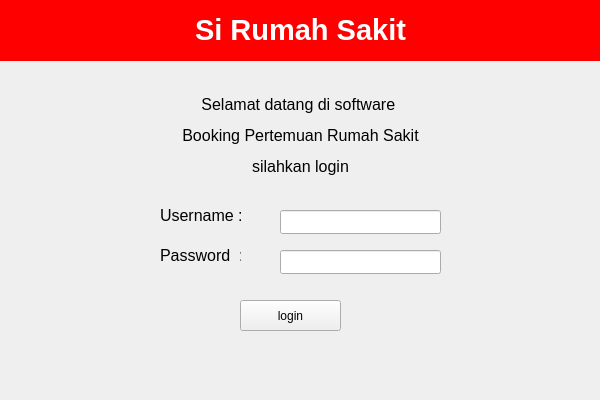
<?xml version="1.0" encoding="UTF-8"?>
<ui version="4.0">
 <class>MainLogin</class>
 <widget class="QMainWindow" name="MainLogin">
  <property name="geometry">
   <rect>
    <x>0</x>
    <y>0</y>
    <width>600</width>
    <height>400</height>
   </rect>
  </property>
  <property name="windowTitle">
   <string>MainLogin</string>
  </property>
  <property name="styleSheet">
   <string notr="true"/>
  </property>
  <widget class="QWidget" name="centralwidget">
   <widget class="QLabel" name="label">
    <property name="geometry">
     <rect>
      <x>0</x>
      <y>0</y>
      <width>600</width>
      <height>61</height>
     </rect>
    </property>
    <property name="styleSheet">
     <string notr="true">background-color: rgb(255, 0, 0);</string>
    </property>
    <property name="text">
     <string/>
    </property>
   </widget>
   <widget class="QLabel" name="label_2">
    <property name="geometry">
     <rect>
      <x>5</x>
      <y>10</y>
      <width>591</width>
      <height>41</height>
     </rect>
    </property>
    <property name="styleSheet">
     <string notr="true">background-color: rgb(255, 0, 0);</string>
    </property>
    <property name="text">
     <string>&lt;html&gt;&lt;head/&gt;&lt;body&gt;&lt;p align=&quot;center&quot;&gt;&lt;span style=&quot; font-size:22pt; font-weight:700; color:#ffffff;&quot;&gt;Si Rumah Sakit&lt;/span&gt;&lt;/p&gt;&lt;/body&gt;&lt;/html&gt;</string>
    </property>
   </widget>
   <widget class="QPushButton" name="pushButton">
    <property name="geometry">
     <rect>
      <x>240</x>
      <y>300</y>
      <width>101</width>
      <height>31</height>
     </rect>
    </property>
    <property name="text">
     <string>login</string>
    </property>
   </widget>
   <widget class="QLabel" name="label_3">
    <property name="geometry">
     <rect>
      <x>160</x>
      <y>240</y>
      <width>81</width>
      <height>31</height>
     </rect>
    </property>
    <property name="font">
     <font>
      <pointsize>12</pointsize>
     </font>
    </property>
    <property name="text">
     <string>Password  :</string>
    </property>
   </widget>
   <widget class="QLabel" name="label_4">
    <property name="geometry">
     <rect>
      <x>160</x>
      <y>200</y>
      <width>81</width>
      <height>31</height>
     </rect>
    </property>
    <property name="font">
     <font>
      <pointsize>12</pointsize>
     </font>
    </property>
    <property name="text">
     <string>Username :</string>
    </property>
   </widget>
   <widget class="QLineEdit" name="pw">
    <property name="geometry">
     <rect>
      <x>280</x>
      <y>250</y>
      <width>161</width>
      <height>24</height>
     </rect>
    </property>
    <property name="echoMode">
     <enum>QLineEdit::Password</enum>
    </property>
   </widget>
   <widget class="QLineEdit" name="Username">
    <property name="geometry">
     <rect>
      <x>280</x>
      <y>210</y>
      <width>161</width>
      <height>24</height>
     </rect>
    </property>
    <property name="echoMode">
     <enum>QLineEdit::Normal</enum>
    </property>
   </widget>
   <widget class="QLabel" name="label_5">
    <property name="geometry">
     <rect>
      <x>0</x>
      <y>90</y>
      <width>601</width>
      <height>91</height>
     </rect>
    </property>
    <property name="font">
     <font>
      <pointsize>12</pointsize>
     </font>
    </property>
    <property name="text">
     <string>&lt;html&gt;&lt;head/&gt;&lt;body&gt;&lt;p align=&quot;center&quot;&gt;Selamat datang di software &lt;/p&gt;&lt;p align=&quot;center&quot;&gt;Booking Pertemuan Rumah Sakit&lt;/p&gt;&lt;p align=&quot;center&quot;&gt;silahkan login&lt;/p&gt;&lt;/body&gt;&lt;/html&gt;</string>
    </property>
   </widget>
  </widget>
 </widget>
 <resources/>
 <connections/>
</ui>
